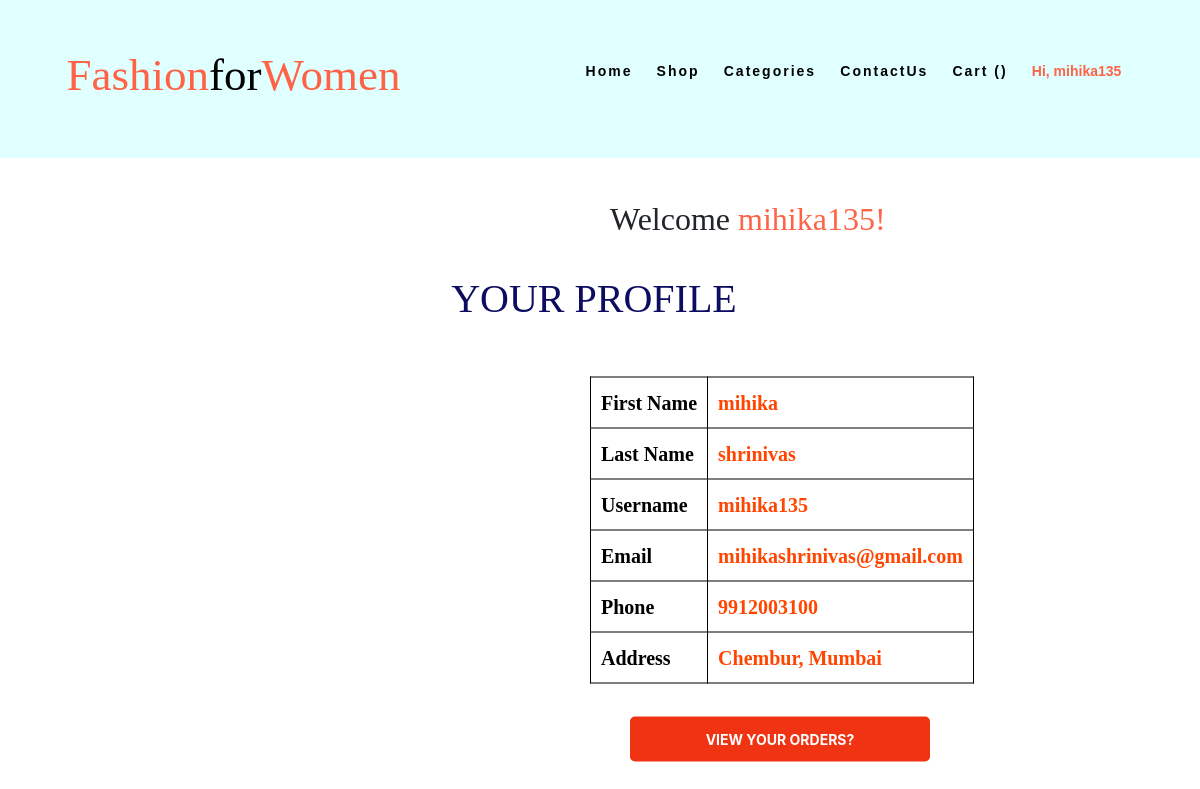
/userprofile.php (signed in), run on the app's committed database.
### tables this page shows
CREATE TABLE `register` (
  `cust_Id` int(11) NOT NULL,
  `fname` varchar(60) NOT NULL,
  `lname` varchar(60) NOT NULL,
  `username` varchar(50) NOT NULL,
  `email` varchar(60) NOT NULL,
  `pwd` varchar(60) NOT NULL,
  `mobilenumber` bigint(10) NOT NULL,
  `shipping_address` varchar(300) NOT NULL
);

### userprofile.php (the view, shortened to what this page needs)
<!DOCTYPE html>
<html lang="en">
<head>
    <link rel="stylesheet" href="css3.css">
    <link rel="stylesheet" href="css1.css">
    <link rel='stylesheet' href='https://cdnjs.cloudflare.com/ajax/libs/twitter-bootstrap/4.5.2/css/bootstrap.min.css' />
  <link rel='stylesheet' href='https://cdnjs.cloudflare.com/ajax/libs/font-awesome/5.9.0/css/all.min.css' />
</head>
<body>
<?php
include_once("connect.php");
$username = $_SESSION['username'];
$sql = "SELECT * FROM register WHERE username = '$username'";
$result = mysqli_query($conn,$sql);
while($rows=mysqli_fetch_array($result))
{
    ?>
    <nav class="nav py-5">
        <div class="logo">
          <h3><a href="home.html" class="logo-name" style="color:tomato;">Fashion<span class="between">for</span>Women</a></h3>
        </div>
        <ul class="nav-links">
          <li><a href="home.php">Home</a></li>
          <li><a href="shop.php">Shop</a></li>
          <li><a href="categories.php">Categories</a></li>
          <li><a href="contact.php">ContactUs</a></li>
          <li><a href="cart.php">Cart (<span id="cart-item" class="badge badeg-danger" style="background-color: crimson;border-radius: 3px;font-weight:bold;"></span>) </a></li>
          <li id="login"><?php if (session_id() == '' || !isset($_SESSION['username'])){?><a href="login.php">Login</a><?php }else { ?><div class="dropdown">
              <button class="dropbtn"><?php echo "Hi, ". $_SESSION['username'];}?> </button>
            </div></li>
        </ul>
      </nav>
        <h2>Welcome <span><?php echo $username ?>!</span></h2>
        <h1>YOUR PROFILE</h1>
        <div class="container10">
          <table cellpadding="10" cellspacing="8">
            <tr>
              <td class="try" style="color: black;">First Name</td>
              <td><?php echo $rows['fname']?></td>
            </tr>
            <tr>
              <td class="try" style="color: black;">Last Name</td>
              <td><?php echo $rows['lname']?></td>
            </tr>
            <tr>
              <td class="try" style="color: black;">Username</td>
              <td><?php echo $rows['username']?></td>
            </tr>
            <tr>
              <td class="try" style="color: black;">Email</td>
              <td><?php echo $rows['email']?></td>
            </tr>
            <tr>
              <td class="try" style="color: black;">Phone</td>
              <td><?php echo $rows['mobilenumber']?></td>
            </tr>
            <tr>
              <td class="try" style="color: black;">Address</td>
              <td><?php echo $rows['shipping_address']?></td>
            </tr>
          </table>
          <div class="orders">
               <a href="vieworders.php?username=<?php echo $rows['username']?>"> <button type="submit" name="submit" style="background: rgb(240, 51, 18);border: 0;color: #FFFFFF;width: 300px;padding: 12px 0;text-transform: uppercase;font-size: 14px;font-weight: bold;border-radius: 5px;cursor: pointer;">View Your Orders?</button></a>
          <br><br>
          </div>
        </div>
</body>
</html>
    <?php
}
?>

### css/css3.css (style rules this page uses)
.nav { display:flex; justify-content: space-around; align-items:center; min-height:10vh; background-color: lightcyan; position: fixed; width: 100%; top:0; z-index: 11; }
a { text-decoration: none; transition: .4s; }
.nav a { color:black; }
#login { color: tomato; }
.logo h3 { font-family: 'Sacramento', cursive; font-weight: 500; text-align: center; font-size:45px; }
.logo-name { color: tomato; }
.between { font-family: 'Lucida Calligraphy', cursive; color: black; }
.nav-links { display:flex; list-style: none; width:50%; justify-content: space-around; letter-spacing: 2px; font-weight: 600; font-size:14px; font-family: 'Montserrat', sans-serif; }
.dropbtn { background-color: lightcyan; color: tomato; padding: 0px; font-size: 14px; font-weight: 600; border: none; cursor: pointer; }
.dropdown { position: relative; display: inline-block; }

### css/css1.css (style rules this page uses)
nav { display:flex; justify-content: space-around; align-items:center; min-height:10vh; background-color: lightcyan; position: fixed; width: 100%; top:0; z-index: 11; }
a { text-decoration: none; transition: .4s; }
nav a { color:black; }
#login { color: tomato; }
.logo h3 { font-family: 'Sacramento', cursive; font-weight: 500; text-align: center; font-size:45px; }
.logo-name { color: tomato; }
.between { font-family: 'Lucida Calligraphy', cursive; color: black; }
.nav-links { display:flex; list-style: none; width:50%; justify-content: space-around; letter-spacing: 2px; font-weight: 600; font-size:14px; font-family: 'Montserrat', sans-serif; }

### userprofile.php (style rules this page uses)
h2 { position: absolute; top: 200px; left: 610px; font-family: 'Sacramento', cursive; font-weight: 400; }
h2 span { color: tomato; }
h1 { position: absolute; top: 275px; text-align: center; font-family: 'Garamond', serif; color: rgb(12, 12, 96); width: 99%; }
.container10 { position: absolute; top: 530px; left: 880px; padding: 10px 10px; transform: translate(-50%, -50%); justify-content: space-between; width: 600px; align-items: left; font-size: 20px; color: black; }
table, th, td { border: 1px solid black; color: orangered; font-weight: bold; font-family: 'Copperplate'; }
.orders { position: absolute; top: 350px; left: 50px; }
.orders a { text-decoration: none; }

### data on the page
register: fname "mihika", lname "shrinivas", username "mihika135", email "mihikashrinivas@gmail.com", mobilenumber "9912003100", shipping_address "Chembur, Mumbai"
